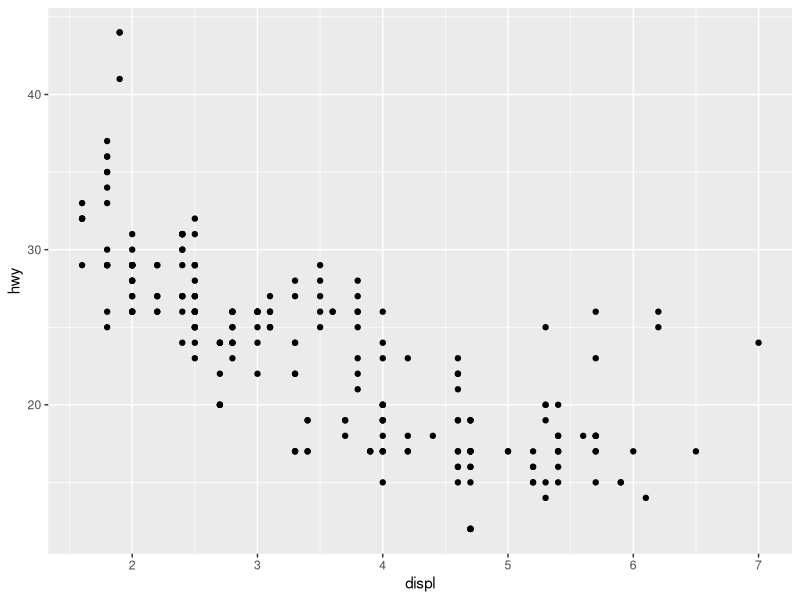
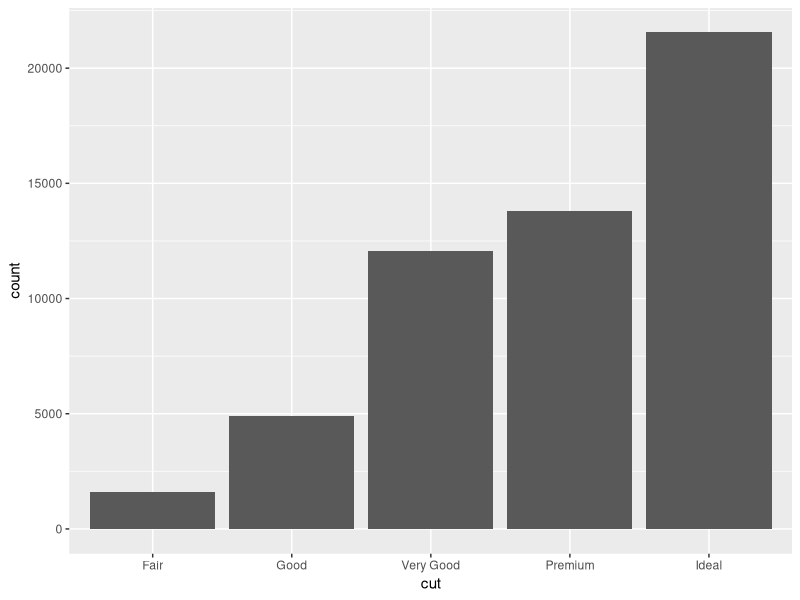
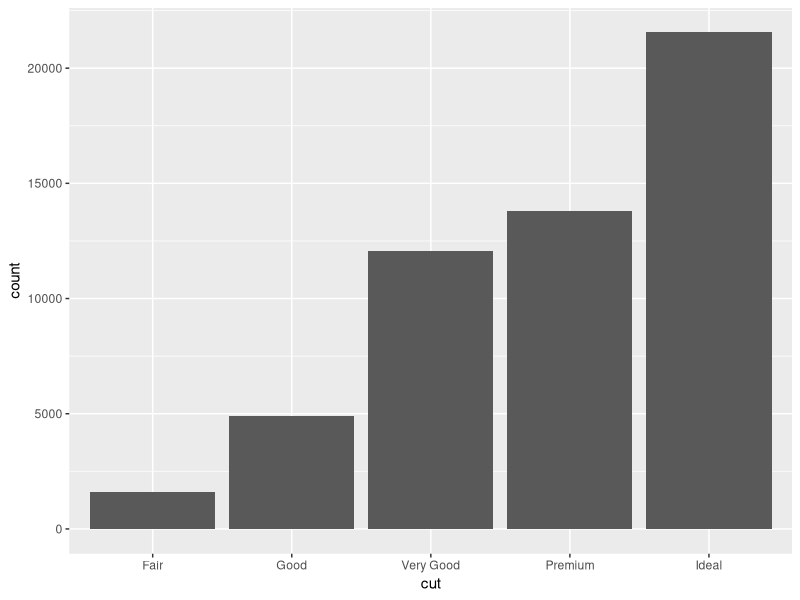
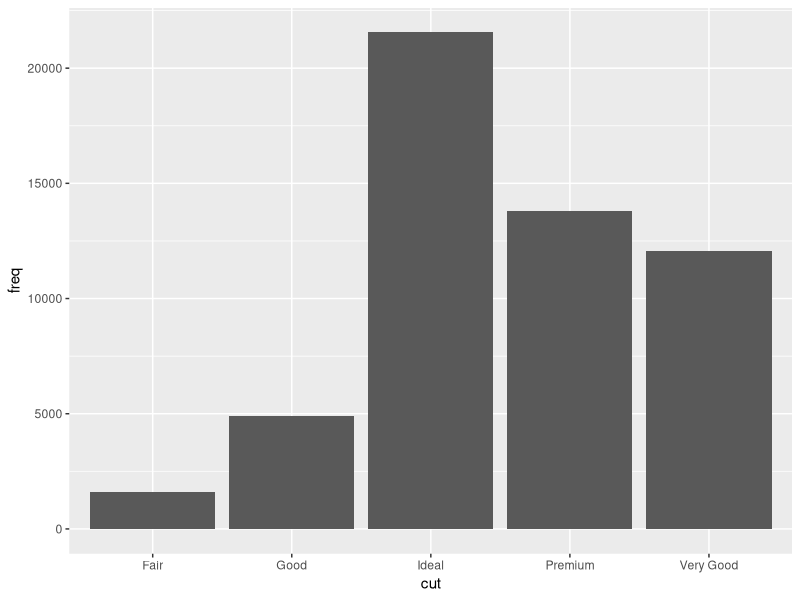
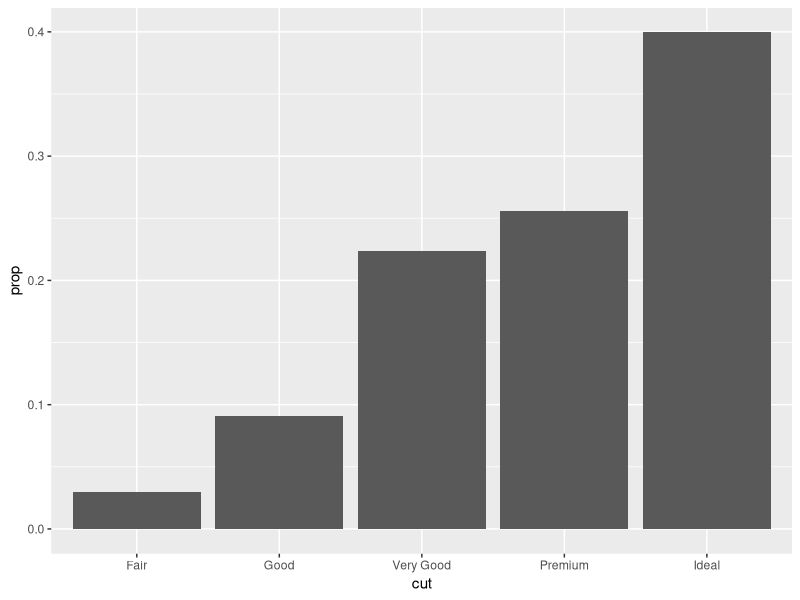
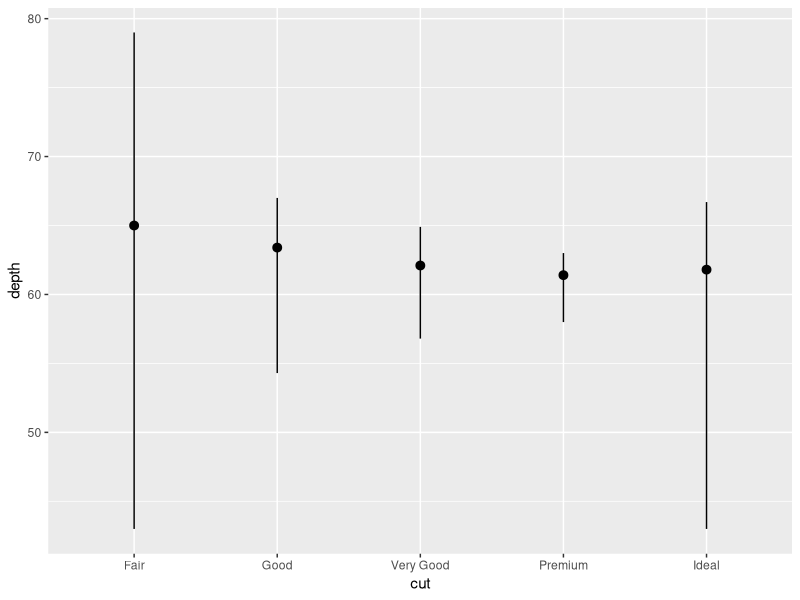
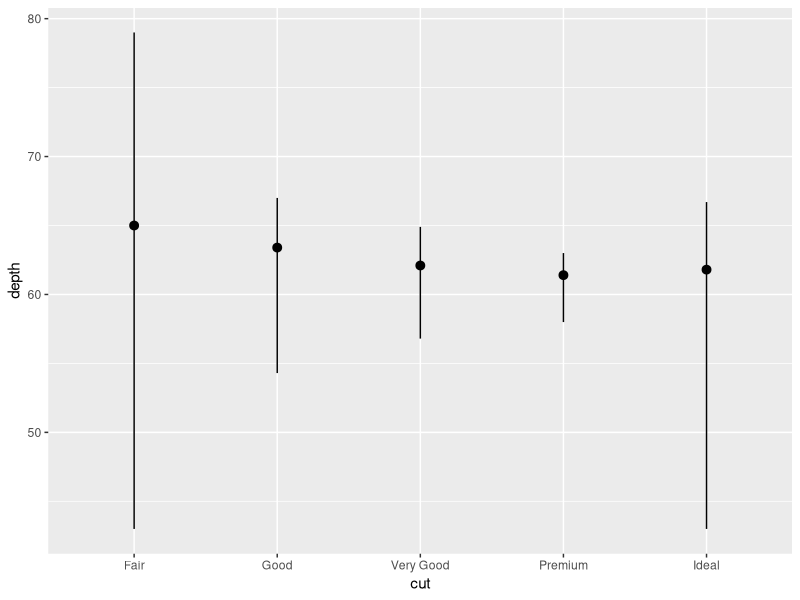
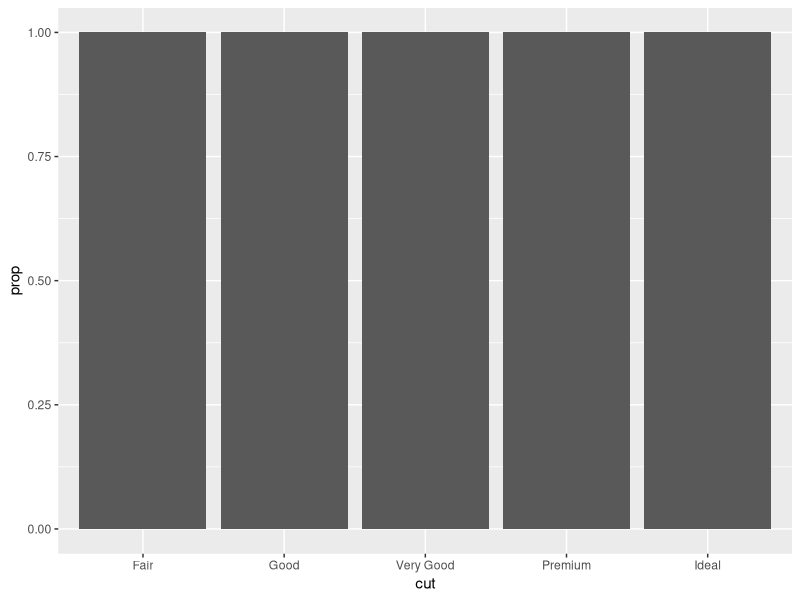

Source code (R) for these figures, in order:
# Load libraries
library(tidyverse)

# Preview Data: Instead of the `mpg` dataset we've been using in the past few sessions, this section uses the `diamonds` dataset. Like `mpg`, this is included in the *ggplot2* package, which gets loaded as part of the *tidyverse*, so it should already be available to us. Let's first explore that dataset a bit.

glimpse(diamonds)

#OR

head(diamonds)


# 3.7 Statistical Transformations

#As we talked about in previous sessions, *ggplot* allows you to build plots layer by layer. A common way to add layers is with *geoms* - geometric objects that represent data. And when we add a geom to a plot, we need to define what data will be represented. This link is made by connecting *ggplot*'s *aesthetics* to specific variables in the data. We saw some examples of that last week. 

# Scatter Plot From Last Week

ggplot(data = mpg) + 
  geom_point(mapping = aes(x = displ, y = hwy))

#But in some cases you might want a geom to represent some transformed version of the data associated with a variable. *ggplot* has a number of *stats*, or statistical transformations, that perform these data transformations "on the fly" and plot the transformed values. Some commonly-used examples include binning and counting associated with bar plots or histograms and calculating and plotting predictive lines of best fit through a set of continuous data points.

# Bar Plot Examples

ggplot(data = diamonds) + 
  geom_bar(mapping = aes(x = cut))

#Or create the same plot with the stat_count() function/stat - stats and their associated geoms can often be used interchangeably.

ggplot(data = diamonds) + 
  stat_count(mapping = aes(x = cut))

#The stat used can be changed...

demo <- tribble(
  ~cut,         ~freq,
  "Fair",       1610,
  "Good",       4906,
  "Very Good",  12082,
  "Premium",    13791,
  "Ideal",      21551
)

ggplot(data = demo) +
  geom_bar(mapping = aes(x = cut, y = freq), stat = "identity")

#Under the hood, `stat_count()` calculates both "count" and "prop" variables (see the "Computed Variables" section in the documentation for `stat_count()`). By default, "count" is mapped to the y aesthetic for `geom_bar()`, but you can choose "prop" instead...

ggplot(data = diamonds) + 
  geom_bar(mapping = aes(x = cut, y = stat(prop), group = 1))


#`stat_summary()` summarizes y values for each unique x value.

ggplot(data = diamonds) + 
  stat_summary(
    mapping = aes(x = cut, y = depth),
    fun.min = min,
    fun.max = max,
    fun = median
  )


#3.7.1 Exercises

#3.7.1.1

#What is the default geom associated with stat_summary()? How could you rewrite the previous plot to use that geom function instead of the stat function?

ggplot(data = diamonds) + 
  geom_pointrange(mapping = aes(x = cut, y = depth),
                  stat = "summary", fun = median, fun.max = max, fun.min = min)

# 3.7.1.2

#What does geom_col() do? How is it different to geom_bar()?

#`geom_col()` uses stat = "identity" instead of stat = "count" (`geom_col()` doesn't transform the variable, so you need to provide both x and y aesthetics)

# 3.7.1.3

#Most geoms and stats come in pairs that are almost always used in concert. Read through the documentation and make a list of all the pairs. What do they have in common?


# 3.7.1.4

#What variables does stat_smooth() compute? What parameters control its behaviour?

#see section "Computed Variables" in documentation for `stat_smooth`

# 3.7.1.5

#In our proportion bar chart, we need to set group = 1. Why? In other words what is the problem with these two graphs?
ggplot(data = diamonds) + 
  geom_bar(mapping = aes(x = cut, y = after_stat(prop)))
ggplot(data = diamonds) + 
  geom_bar(mapping = aes(x = cut, fill = color, y = after_stat(prop)))

#If the group aesthetic isn't set, each value of 'x' is treated as an individual group.